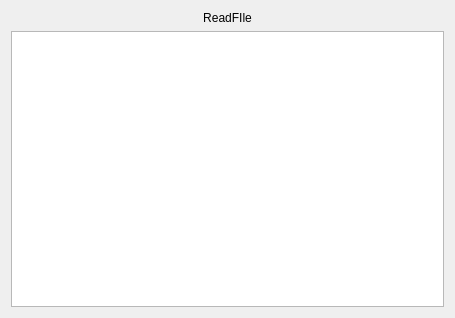
<?xml version="1.0" encoding="UTF-8"?>
<ui version="4.0">
 <class>Read</class>
 <widget class="QWidget" name="Read">
  <property name="geometry">
   <rect>
    <x>0</x>
    <y>0</y>
    <width>455</width>
    <height>318</height>
   </rect>
  </property>
  <property name="windowTitle">
   <string>Read</string>
  </property>
  <layout class="QVBoxLayout" name="verticalLayout">
   <item>
    <widget class="QLabel" name="label">
     <property name="text">
      <string>ReadFIle</string>
     </property>
     <property name="alignment">
      <set>Qt::AlignCenter</set>
     </property>
    </widget>
   </item>
   <item>
    <widget class="QTextBrowser" name="text_brw"/>
   </item>
  </layout>
 </widget>
 <layoutdefault spacing="6" margin="11"/>
 <resources/>
 <connections/>
</ui>
